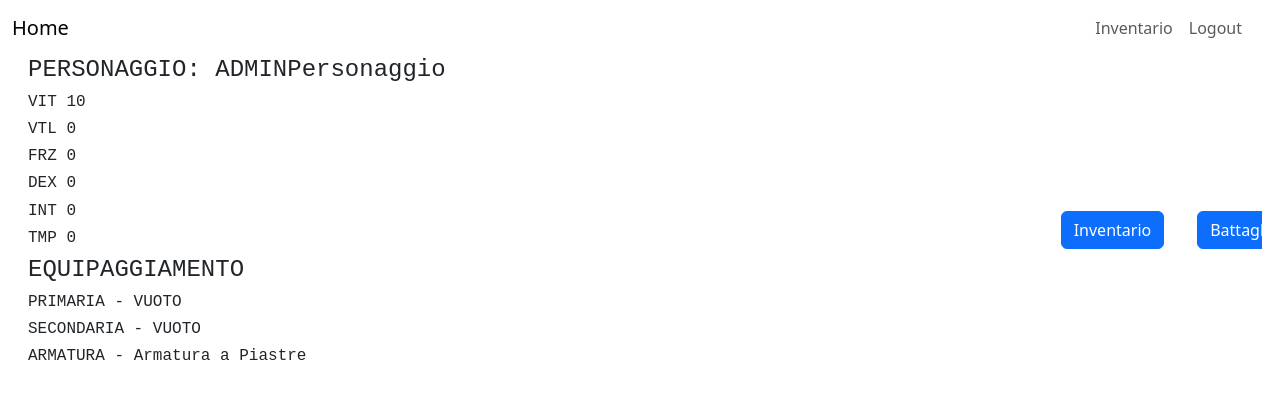
Page /home/ (signed in) on the committed database.
### account/models.py (models this page shows, shortened)
class Account(AbstractBaseUser):
	playerID = models.CharField(max_length=50, unique=True)
	date_joined = models.DateTimeField(verbose_name='date joined', auto_now_add=True)
	last_login = models.DateTimeField(verbose_name='last login', auto_now=True)
	is_admin = models.BooleanField(default=False)
	is_active = models.BooleanField(default=True)
	is_staff = models.BooleanField(default=False)
	is_superuser = models.BooleanField(default=False)
	personaggio = models.ForeignKey(Personaggio, on_delete=models.CASCADE, null=True)
	USERNAME_FIELD = "playerID"
	objects = MyAccountManager()

### struttureGioco/models.py (models this page shows, shortened)
class Personaggio(models.Model):
    nome = models.CharField(max_length=50, null=True)
    armaPrimaria = models.ForeignKey(Equipaggiamento, null=True, on_delete=models.CASCADE, blank=True, related_name='+')
    armaSecondaria = models.ForeignKey(Equipaggiamento, null=True, on_delete=models.CASCADE, blank=True,
                                       related_name='+')
    armatura = models.ForeignKey(Equipaggiamento, null=True, on_delete=models.CASCADE, blank=True, related_name='+')
    vita = models.IntegerField(default=10)
    vitalita = models.IntegerField(default=0)
    forza = models.IntegerField(default=0)
    destrezza = models.IntegerField(default=0)
    intelligenza = models.IntegerField(default=0)
    tempra = models.IntegerField(default=0)
    zaino = models.ManyToManyField(Equipaggiamento, through='Inventario')

class Equipaggiamento(models.Model):
    nome = models.CharField(max_length=50, unique=True)
    tipo = models.CharField(max_length=1, choices=TIPOEQUIPAGGIAMENTO, null=True)
    abilitato = models.BooleanField(default=True)
    boss = models.ForeignKey("Boss", on_delete=models.CASCADE, blank=True, null=True)
    vitalita = models.IntegerField(default=0)
    forza = models.IntegerField(default=0)
    destrezza = models.IntegerField(default=0)
    intelligenza = models.IntegerField(default=0)
    tempra = models.IntegerField(default=0)
    def __str__(self):
        return self.nome

### home/views.py (the view)
# urls.py: path('home/', homeView, name = "home"),
def homeView(request):
    user = request.user
    if not user.is_authenticated:
        return redirect("login")
    if user.personaggio.vitalita > 0:
        vitaEffettiva = user.personaggio.vita * user.personaggio.vitalita
    else:
        vitaEffettiva = user.personaggio.vita
    user.personaggio.save()
    return render(request, "index.html", {'vitaEffettiva': vitaEffettiva})

### home/templates/index.html (shortened to what this page needs)
<!DOCTYPE html>
{% load bootstrap5 %}
{% bootstrap_css %}
<html lang="en">
<head>
    {% load static %}
    <link rel="stylesheet" href="{% static './styles.css'%}">
</head>
<body>
<nav class="navbar navbar-expand-lg navbar-light ">
    <div class="container-fluid">
        <a class="navbar-brand" href="#">Home</a>
        <div class="collapse navbar-collapse" id="navbarSupportedContent">
            <ul class="navbar-nav  mb-2 mb-lg-0">
                {% if request.user.is_authenticated %}
                <li class="nav-item">
                    <a class="nav-link" href="{% url 'inventario' %}">Inventario</a>
                </li>
                <li class="nav-item">
                    <a class="nav-link" href="{% url 'logout' %}">Logout</a>
                </li>
                {% endif %}
            </ul>
        </div>
    </div>
</nav>
<div class="container-fluid">
    {% if request.user.is_authenticated %}
    <div class="row justify-content-start ">
        <div class="col ms-3  ">
            <h4 class="font-monospace">PERSONAGGIO: {{request.user.personaggio.nome }}</h4>
            <h6 class="font-monospace">VIT {{vitaEffettiva}}</h6>
            <h6 class="font-monospace">VTL {{request.user.personaggio.vitalita }}</h6>
            <h6 class="font-monospace">FRZ {{request.user.personaggio.forza }}</h6>
            <h6 class="font-monospace">DEX {{request.user.personaggio.destrezza }}</h6>
            <h6 class="font-monospace">INT {{request.user.personaggio.intelligenza }}</h6>
            <h6 class="font-monospace">TMP {{request.user.personaggio.tempra }}</h6>
        </div>
        <div class="col-2 align-self-end me-3">
            <div class="btn-group" role="group">
                <div class="btn btn-default me-2">
                    {% bootstrap_button "Inventario" size='large' button_type="link" href="../inventario/" %}
                </div>
                <div class="btn btn-default">
                    {% bootstrap_button "Battaglia" size='large' button_type="link" href="../inventario/" %}
                </div>
            </div>
        </div>
    </div>
    <div class="row g-0 justify-content-start">
        <div class="col-auto ms-3 ">
            <h4 class="font-monospace">EQUIPAGGIAMENTO</h4>
            {% if request.user.personaggio.armaPrimaria is not None %}
            <h6 class="font-monospace">PRIMARIA - {{request.user.personaggio.armaPrimaria }}</h6>
            {% else %}
            <h6 class="font-monospace">PRIMARIA - VUOTO</h6>
            {% endif %}
            {% if request.user.personaggio.armaSecondaria is not None %}
            <h6 class="font-monospace">SECONDARIA - {{request.user.personaggio.armaSecondaria }}</h6>
            {% else %}
            <h6 class="font-monospace">SECONDARIA - VUOTO</h6>
            {% endif %}
            {% if request.user.personaggio.armatura is not None %}
            <h6 class="font-monospace">ARMATURA - {{request.user.personaggio.armatura }}</h6>
            {% else %}
            <h6 class="font-monospace">ARMATURA - VUOTO</h6>
            {% endif %}
        </div>
    </div>
    {% endif %}
</div>
</body>
</html>

### home/static/styles.css (style rules this page uses)
.navbar-collapse { justify-content: flex-end; }

### rows in the picture
Account: user.personaggio.nome "ADMINPersonaggio", user.personaggio.vitalita "0", user.personaggio.forza "0", user.personaggio.destrezza "0", user.personaggio.intelligenza "0", user.personaggio.tempra "0", user.personaggio.armatura "Armatura a Piastre"

### other values in the picture
{{ vitaEffettiva }} "10"
